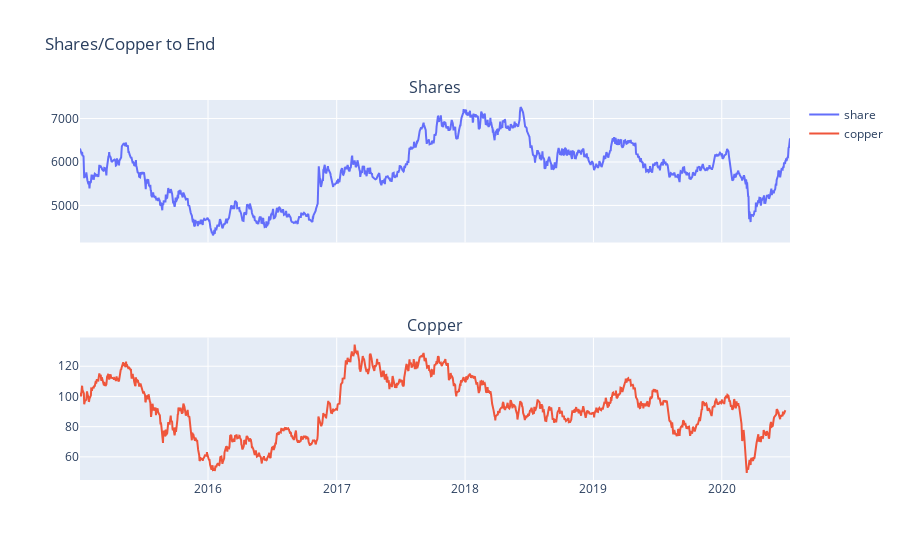

Source (notebook cell):
### Markdown cell above
### Stwórz dwa osobne wykresy liniowe (jeden pod drugim) – jeden niech przedstawia ceny zamknięcia KGHM, drugi niech przedstawia ceny miedzi (na podstawie kolumn "Zamknięcie").

### Code cell
fig = make_subplots(rows=2, cols =1, subplot_titles = ['Shares', 'Copper'], shared_xaxes = True)
fig.add_trace(go.Scatter(x=share['Data'],y=share['Zamkniecie'], mode='lines',name='share'), 1,1)
fig.add_trace(go.Scatter(x=copper['Data'],y=copper['Zamkniecie'], mode='lines',name='copper'), 2,1)
fig.update_layout(title='Shares/Copper to End')
iplot(fig)

### Figure 1 — Plotly figure (JSON) as saved in the notebook; plotly's stock layout.template omitted (floating-point values rounded to 4 significant figures; data arrays with more than 128 entries replaced by an {"elided": "..."} marker saying what was removed)
{"data": [{"mode": "lines", "name": "share", "type": "scatter", "x": {"elided": "1400 str values"}, "xaxis": "x", "y": {"elided": "1400 float values"}, "yaxis": "y"}, {"mode": "lines", "name": "copper", "type": "scatter", "x": {"elided": "1371 str values"}, "xaxis": "x2", "y": {"elided": "1371 float values"}, "yaxis": "y2"}], "layout": {"annotations": [{"font": {"size": 16}, "showarrow": false, "text": "Shares", "x": 0.5, "xanchor": "center", "xref": "paper", "y": 1, "yanchor": "bottom", "yref": "paper"}, {"font": {"size": 16}, "showarrow": false, "text": "Copper", "x": 0.5, "xanchor": "center", "xref": "paper", "y": 0.375, "yanchor": "bottom", "yref": "paper"}], "autosize": true, "title": {"text": "Shares/Copper to End"}, "xaxis": {"anchor": "y", "autorange": true, "domain": [0, 1], "matches": "x2", "range": ["2015-01-02", "2020-07-13"], "showticklabels": false, "type": "date"}, "xaxis2": {"anchor": "y2", "autorange": true, "domain": [0, 1], "range": ["2015-01-02", "2020-07-13"], "type": "date"}, "yaxis": {"anchor": "x", "autorange": true, "domain": [0.625, 1], "range": [4146.0, 7426.0], "type": "linear"}, "yaxis2": {"anchor": "x2", "autorange": true, "domain": [0, 0.375], "range": [44.68, 139.0], "type": "linear"}}}
